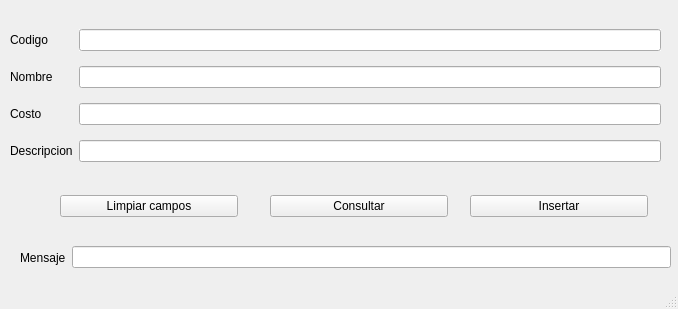
<?xml version="1.0" encoding="UTF-8"?>
<ui version="4.0">
 <class>MainWindow</class>
 <widget class="QMainWindow" name="MainWindow">
  <property name="geometry">
   <rect>
    <x>0</x>
    <y>0</y>
    <width>678</width>
    <height>309</height>
   </rect>
  </property>
  <property name="windowTitle">
   <string>MainWindow</string>
  </property>
  <widget class="QWidget" name="centralwidget">
   <widget class="QWidget" name="widgetCuerpo" native="true">
    <property name="geometry">
     <rect>
      <x>10</x>
      <y>10</y>
      <width>661</width>
      <height>281</height>
     </rect>
    </property>
    <property name="autoFillBackground">
     <bool>true</bool>
    </property>
    <widget class="QWidget" name="layoutWidget">
     <property name="geometry">
      <rect>
       <x>0</x>
       <y>10</y>
       <width>651</width>
       <height>152</height>
      </rect>
     </property>
     <layout class="QGridLayout" name="gridLayout">
      <item row="3" column="1">
       <widget class="QLineEdit" name="lineEditDescripcion">
        <property name="font">
         <font>
          <weight>50</weight>
          <bold>false</bold>
         </font>
        </property>
        <property name="autoFillBackground">
         <bool>false</bool>
        </property>
        <property name="inputMethodHints">
         <set>Qt::ImhNone</set>
        </property>
        <property name="inputMask">
         <string/>
        </property>
        <property name="maxLength">
         <number>32768</number>
        </property>
       </widget>
      </item>
      <item row="3" column="0">
       <widget class="QLabel" name="labelDescripcion">
        <property name="text">
         <string>Descripcion</string>
        </property>
       </widget>
      </item>
      <item row="1" column="1">
       <widget class="QLineEdit" name="lineEditNombre">
        <property name="font">
         <font>
          <weight>50</weight>
          <bold>false</bold>
         </font>
        </property>
        <property name="autoFillBackground">
         <bool>false</bool>
        </property>
        <property name="inputMask">
         <string/>
        </property>
        <property name="maxLength">
         <number>25</number>
        </property>
       </widget>
      </item>
      <item row="2" column="0">
       <widget class="QLabel" name="labelCosto">
        <property name="text">
         <string>Costo</string>
        </property>
       </widget>
      </item>
      <item row="0" column="0">
       <widget class="QLabel" name="labelCodigo">
        <property name="text">
         <string>Codigo</string>
        </property>
       </widget>
      </item>
      <item row="1" column="0">
       <widget class="QLabel" name="labelNombre">
        <property name="text">
         <string>Nombre</string>
        </property>
       </widget>
      </item>
      <item row="2" column="1">
       <widget class="QLineEdit" name="lineEditCosto">
        <property name="font">
         <font>
          <weight>50</weight>
          <bold>false</bold>
         </font>
        </property>
        <property name="autoFillBackground">
         <bool>false</bool>
        </property>
        <property name="inputMethodHints">
         <set>Qt::ImhDialableCharactersOnly|Qt::ImhDigitsOnly|Qt::ImhFormattedNumbersOnly|Qt::ImhPreferNumbers</set>
        </property>
        <property name="inputMask">
         <string/>
        </property>
        <property name="text">
         <string/>
        </property>
        <property name="maxLength">
         <number>20</number>
        </property>
        <property name="cursorPosition">
         <number>0</number>
        </property>
       </widget>
      </item>
      <item row="0" column="1">
       <widget class="QLineEdit" name="lineEditCodigo">
        <property name="font">
         <font>
          <weight>50</weight>
          <bold>false</bold>
         </font>
        </property>
        <property name="autoFillBackground">
         <bool>true</bool>
        </property>
        <property name="inputMask">
         <string/>
        </property>
        <property name="text">
         <string/>
        </property>
        <property name="maxLength">
         <number>32767</number>
        </property>
        <property name="readOnly">
         <bool>false</bool>
        </property>
       </widget>
      </item>
     </layout>
    </widget>
    <widget class="QWidget" name="layoutWidget_2">
     <property name="geometry">
      <rect>
       <x>460</x>
       <y>180</y>
       <width>178</width>
       <height>33</height>
      </rect>
     </property>
     <layout class="QHBoxLayout" name="horizontalLayout">
      <item>
       <widget class="QPushButton" name="pushButtonInsertar">
        <property name="text">
         <string>Insertar</string>
        </property>
       </widget>
      </item>
     </layout>
    </widget>
    <widget class="QWidget" name="layoutWidget_4">
     <property name="geometry">
      <rect>
       <x>260</x>
       <y>180</y>
       <width>178</width>
       <height>33</height>
      </rect>
     </property>
     <layout class="QHBoxLayout" name="horizontalLayout_2">
      <item>
       <widget class="QPushButton" name="pushButtonConsultar">
        <property name="text">
         <string>Consultar</string>
        </property>
       </widget>
      </item>
     </layout>
    </widget>
    <widget class="QWidget" name="layoutWidget_5">
     <property name="geometry">
      <rect>
       <x>50</x>
       <y>180</y>
       <width>178</width>
       <height>33</height>
      </rect>
     </property>
     <layout class="QHBoxLayout" name="horizontalLayout_3">
      <item>
       <widget class="QPushButton" name="pushButtonLimpiar">
        <property name="text">
         <string>Limpiar campos</string>
        </property>
       </widget>
      </item>
     </layout>
    </widget>
    <widget class="QWidget" name="horizontalLayoutWidget">
     <property name="geometry">
      <rect>
       <x>10</x>
       <y>230</y>
       <width>651</width>
       <height>35</height>
      </rect>
     </property>
     <layout class="QHBoxLayout" name="horizontalLayout_4">
      <item>
       <widget class="QLabel" name="labelDescripcion_2">
        <property name="text">
         <string>Mensaje</string>
        </property>
       </widget>
      </item>
      <item>
       <widget class="QLineEdit" name="lineEditMensaje">
        <property name="font">
         <font>
          <weight>50</weight>
          <bold>false</bold>
         </font>
        </property>
        <property name="autoFillBackground">
         <bool>false</bool>
        </property>
        <property name="inputMethodHints">
         <set>Qt::ImhNone</set>
        </property>
        <property name="inputMask">
         <string/>
        </property>
        <property name="maxLength">
         <number>32768</number>
        </property>
       </widget>
      </item>
     </layout>
    </widget>
   </widget>
  </widget>
  <widget class="QStatusBar" name="statusbar"/>
 </widget>
 <tabstops>
  <tabstop>lineEditCodigo</tabstop>
  <tabstop>lineEditNombre</tabstop>
  <tabstop>lineEditCosto</tabstop>
  <tabstop>lineEditDescripcion</tabstop>
 </tabstops>
 <resources/>
 <connections/>
</ui>
